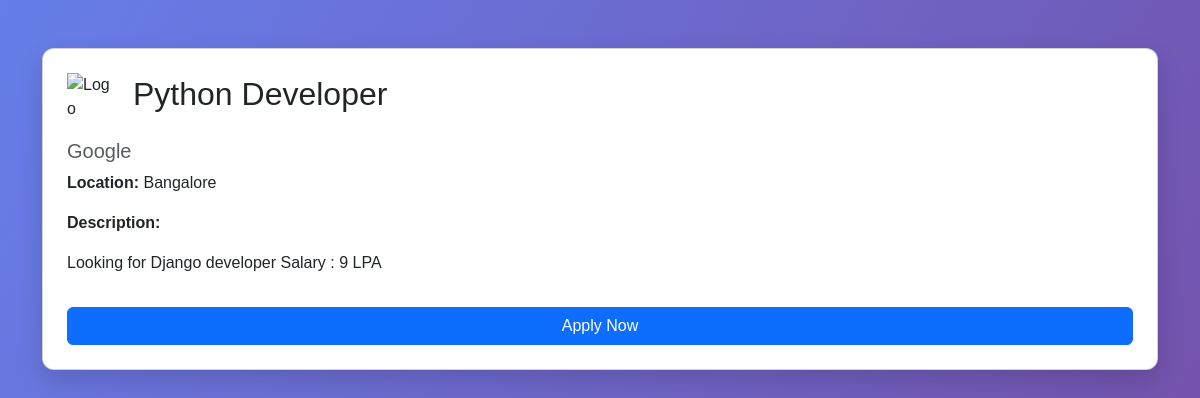
The app's page /job/1/ with its own data.
### jobs/models.py (models this page shows, shortened)
class Job(models.Model):
    title = models.CharField(max_length=200)
    company = models.CharField(max_length=200)
    location = models.CharField(max_length=200)
    description = models.TextField()
    posted_by = models.ForeignKey(User, on_delete=models.CASCADE)
    created_at = models.DateTimeField(auto_now_add=True)

### jobs/views.py (the view)
# urls.py: path('job/<int:job_id>/', views.job_detail, name='job_detail'),
def job_detail(request, job_id):
    job = get_object_or_404(Job, id=job_id)
    return render(request, 'job_detail.html', {'job': job})

### jobs/templates/job_detail.html (shortened to what this page needs)
{% load static %}
<!DOCTYPE html>
<html lang="en">
<head>
    <link href="https://cdn.jsdelivr.net/npm/bootstrap@5.3.2/dist/css/bootstrap.min.css" rel="stylesheet">
    <link rel="stylesheet" href="{% static 'css/styles.css' %}">
</head>
<body>
    <div class="container mt-5">
        <div class="card job-card p-4">
            <div class="d-flex align-items-center mb-3">
                <div class="company-logo me-3">
                    <img src="{% static 'images/company.png' %}" alt="Logo">
                </div>
                <h2>{{ job.title }}</h2>
            </div>
            <h5 class="text-muted">{{ job.company }}</h5>
            <p><b>Location:</b> {{ job.location }}</p>
            <p><b>Description:</b></p>
            <p>{{ job.description }}</p>
            <a href="{% url 'apply_job' job.id %}" class="btn btn-primary mt-3">Apply Now</a>
        </div>
    </div>
</body>
</html>

### jobs/static/css/styles.css (style rules this page uses)
body { font-family: 'Poppins', sans-serif; background: linear-gradient(120deg, #667eea, #764ba2); min-height: 100vh; }
.job-card { background: white; padding: 25px; border-radius: 12px; margin-bottom: 25px; box-shadow: 0 10px 25px rgba(0, 0, 0, 0.15); transition: 0.3s; }
.company-logo { width: 50px; height: 50px; border-radius: 50%; }

### records on screen
Job: title "Python Developer", company "Google", location "Bangalore", description "Looking for Django developer Salary : 9 LPA"
